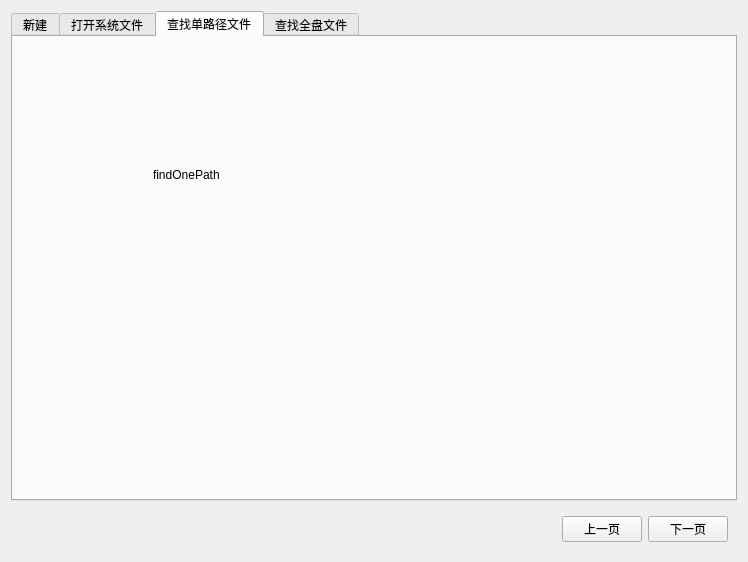
<?xml version="1.0" encoding="UTF-8"?>
<ui version="4.0">
 <class>View_FunctionGuideWindow</class>
 <widget class="QWidget" name="View_FunctionGuideWindow">
  <property name="geometry">
   <rect>
    <x>0</x>
    <y>0</y>
    <width>748</width>
    <height>562</height>
   </rect>
  </property>
  <property name="sizePolicy">
   <sizepolicy hsizetype="Expanding" vsizetype="Preferred">
    <horstretch>0</horstretch>
    <verstretch>0</verstretch>
   </sizepolicy>
  </property>
  <property name="windowTitle">
   <string>Form</string>
  </property>
  <layout class="QGridLayout" name="gridLayout">
   <item row="1" column="0">
    <widget class="QWidget" name="widget" native="true">
     <layout class="QHBoxLayout" name="horizontalLayout">
      <item>
       <spacer name="horizontalSpacer">
        <property name="orientation">
         <enum>Qt::Orientation::Horizontal</enum>
        </property>
        <property name="sizeHint" stdset="0">
         <size>
          <width>40</width>
          <height>20</height>
         </size>
        </property>
       </spacer>
      </item>
      <item>
       <widget class="QPushButton" name="previousPagePushButton">
        <property name="text">
         <string>上一页</string>
        </property>
       </widget>
      </item>
      <item>
       <widget class="QPushButton" name="nextPagePushButton">
        <property name="text">
         <string>下一页</string>
        </property>
       </widget>
      </item>
     </layout>
    </widget>
   </item>
   <item row="0" column="0">
    <widget class="QTabWidget" name="showFunctionGuideTabWidget">
     <property name="sizePolicy">
      <sizepolicy hsizetype="Expanding" vsizetype="Expanding">
       <horstretch>0</horstretch>
       <verstretch>0</verstretch>
      </sizepolicy>
     </property>
     <property name="currentIndex">
      <number>2</number>
     </property>
     <widget class="QWidget" name="createWidget">
      <attribute name="title">
       <string>新建</string>
      </attribute>
      <widget class="QLabel" name="showCreatePixmapLabel">
       <property name="geometry">
        <rect>
         <x>9</x>
         <y>9</y>
         <width>81</width>
         <height>16</height>
        </rect>
       </property>
       <property name="sizePolicy">
        <sizepolicy hsizetype="Expanding" vsizetype="Expanding">
         <horstretch>0</horstretch>
         <verstretch>0</verstretch>
        </sizepolicy>
       </property>
       <property name="text">
        <string>craetePixmap</string>
       </property>
      </widget>
     </widget>
     <widget class="QWidget" name="openSystemFileWidget">
      <attribute name="title">
       <string>打开系统文件</string>
      </attribute>
      <widget class="QLabel" name="showOpenSystemFileLabel">
       <property name="geometry">
        <rect>
         <x>40</x>
         <y>10</y>
         <width>81</width>
         <height>41</height>
        </rect>
       </property>
       <property name="text">
        <string>openPixmap</string>
       </property>
      </widget>
     </widget>
     <widget class="QWidget" name="findOnePathWidget">
      <attribute name="title">
       <string>查找单路径文件</string>
      </attribute>
      <widget class="QLabel" name="showFindOnePathLabel">
       <property name="geometry">
        <rect>
         <x>140</x>
         <y>130</y>
         <width>121</width>
         <height>16</height>
        </rect>
       </property>
       <property name="text">
        <string>findOnePath</string>
       </property>
      </widget>
     </widget>
     <widget class="QWidget" name="findAllePathWidget">
      <attribute name="title">
       <string>查找全盘文件</string>
      </attribute>
      <widget class="QLabel" name="showFindAllPathLabel">
       <property name="geometry">
        <rect>
         <x>30</x>
         <y>30</y>
         <width>151</width>
         <height>16</height>
        </rect>
       </property>
       <property name="text">
        <string>findAllFile</string>
       </property>
      </widget>
     </widget>
    </widget>
   </item>
  </layout>
 </widget>
 <resources/>
 <connections/>
</ui>
